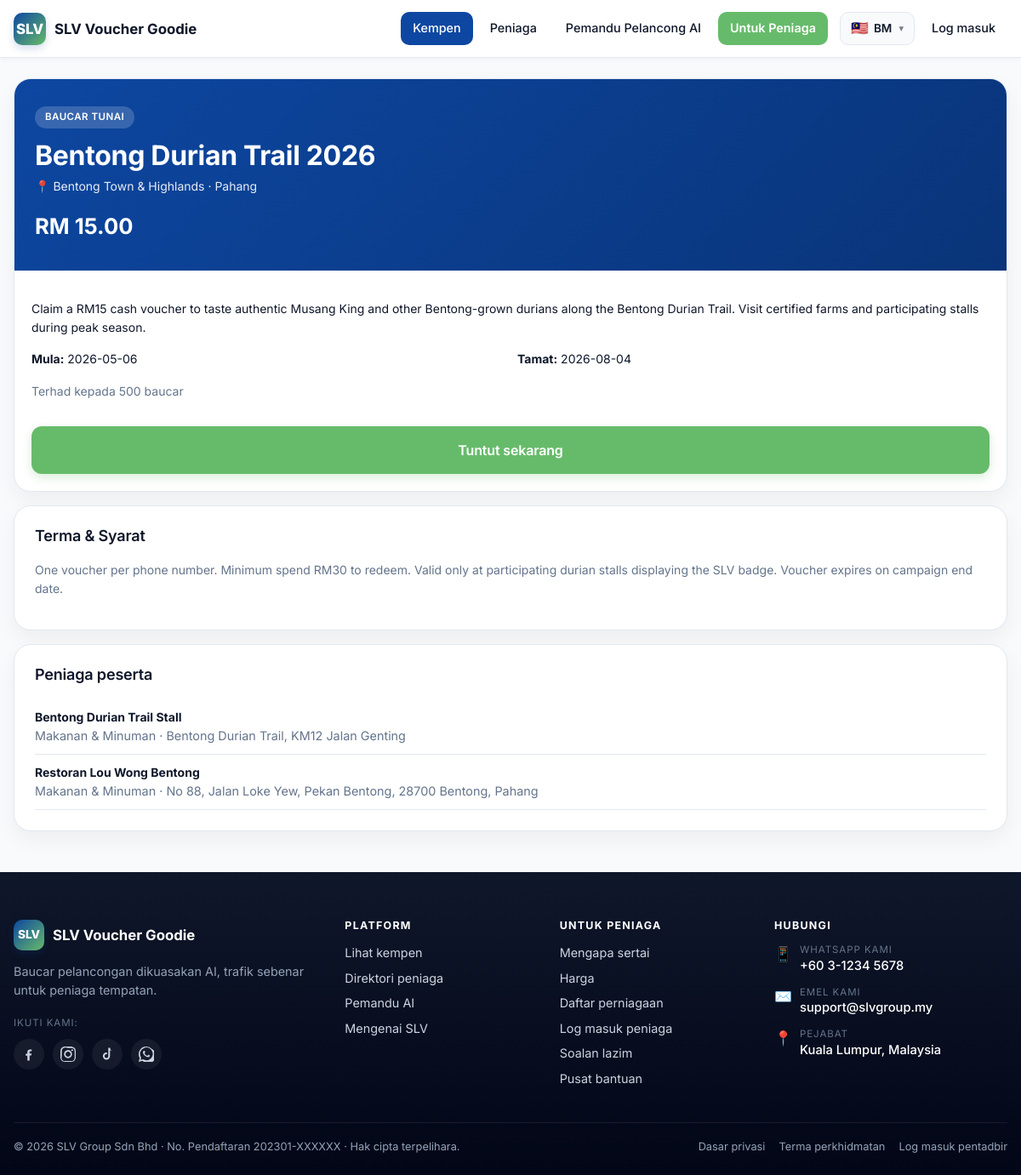
Page /campaigns/1 on the committed database.
### tables this page shows
CREATE TABLE campaigns (
  id             BIGINT UNSIGNED NOT NULL AUTO_INCREMENT,
  location_id    BIGINT UNSIGNED DEFAULT NULL,
  campaign_name  VARCHAR(180) NOT NULL,
  slug           VARCHAR(180) NOT NULL,
  description    TEXT,
  voucher_type   ENUM('cash','discount','free_gift','b1f1','experience','tourism','festival') NOT NULL DEFAULT 'cash',
  voucher_value  DECIMAL(10,2) NOT NULL DEFAULT 0.00,
  start_date     DATE DEFAULT NULL,
  end_date       DATE DEFAULT NULL,
  banner_image   VARCHAR(255) DEFAULT NULL,
  claim_limit    INT UNSIGNED NOT NULL DEFAULT 0,  
  terms          TEXT,
  status         ENUM('draft','active','ended','paused') NOT NULL DEFAULT 'draft',
  created_at     DATETIME NOT NULL DEFAULT CURRENT_TIMESTAMP,
  PRIMARY KEY (id),
  UNIQUE KEY uniq_campaigns_slug (slug),
  KEY idx_campaigns_location (location_id),
  CONSTRAINT fk_campaigns_location FOREIGN KEY (location_id) REFERENCES locations(id) ON DELETE SET NULL
);

CREATE TABLE locations (
  id           BIGINT UNSIGNED NOT NULL AUTO_INCREMENT,
  state        VARCHAR(80)  NOT NULL,
  city         VARCHAR(80)  DEFAULT NULL,
  area_name    VARCHAR(120) NOT NULL,
  slug         VARCHAR(80)  NOT NULL,
  description  TEXT,
  banner_image VARCHAR(255) DEFAULT NULL,
  map_link     VARCHAR(500) DEFAULT NULL,
  status       ENUM('active','inactive') NOT NULL DEFAULT 'active',
  created_at   DATETIME NOT NULL DEFAULT CURRENT_TIMESTAMP,
  PRIMARY KEY (id),
  UNIQUE KEY uniq_locations_slug (slug),
  KEY idx_locations_state (state)
);

CREATE TABLE campaign_merchants (
  id           BIGINT UNSIGNED NOT NULL AUTO_INCREMENT,
  campaign_id  BIGINT UNSIGNED NOT NULL,
  merchant_id  BIGINT UNSIGNED NOT NULL,
  status       ENUM('pending','active','removed') NOT NULL DEFAULT 'active',
  created_at   DATETIME NOT NULL DEFAULT CURRENT_TIMESTAMP,
  PRIMARY KEY (id),
  UNIQUE KEY uniq_cm_pair (campaign_id, merchant_id),
  KEY idx_cm_campaign (campaign_id),
  KEY idx_cm_merchant (merchant_id),
  CONSTRAINT fk_cm_campaign FOREIGN KEY (campaign_id) REFERENCES campaigns(id) ON DELETE CASCADE,
  CONSTRAINT fk_cm_merchant FOREIGN KEY (merchant_id) REFERENCES merchants(id) ON DELETE CASCADE
);

CREATE TABLE merchants (
  id                  BIGINT UNSIGNED NOT NULL AUTO_INCREMENT,
  user_id             BIGINT UNSIGNED NOT NULL,
  business_name       VARCHAR(180) NOT NULL,
  owner_name          VARCHAR(120) NOT NULL,
  phone               VARCHAR(40)  NOT NULL,
  whatsapp            VARCHAR(40)  DEFAULT NULL,
  email               VARCHAR(180) NOT NULL,
  category            ENUM('fnb','hotel','retail','souvenir','attraction','transport','experience','others') NOT NULL DEFAULT 'fnb',
  location_id         BIGINT UNSIGNED DEFAULT NULL,
  address             VARCHAR(500) DEFAULT NULL,
  map_link            VARCHAR(500) DEFAULT NULL,
  registration_no     VARCHAR(80)  DEFAULT NULL,
  logo                VARCHAR(255) DEFAULT NULL,
  shop_photos         TEXT DEFAULT NULL,
  operating_hours     VARCHAR(255) DEFAULT NULL,
  wallet_balance      DECIMAL(10,2) NOT NULL DEFAULT 0.00,
  subscription_status ENUM('pending','active','expired','suspended') NOT NULL DEFAULT 'pending',
  status              ENUM('pending','active','suspended') NOT NULL DEFAULT 'pending',
  created_at          DATETIME NOT NULL DEFAULT CURRENT_TIMESTAMP,
  updated_at          DATETIME NOT NULL DEFAULT CURRENT_TIMESTAMP ON UPDATE CURRENT_TIMESTAMP,
  PRIMARY KEY (id),
  KEY idx_merchants_user (user_id),
  KEY idx_merchants_location (location_id),
  KEY idx_merchants_status (status),
  CONSTRAINT fk_merchants_user FOREIGN KEY (user_id) REFERENCES users(id) ON DELETE CASCADE,
  CONSTRAINT fk_merchants_location FOREIGN KEY (location_id) REFERENCES locations(id) ON DELETE SET NULL
);

### app/Core/View.php (called while the page is built, shortened)
<?php
class View
{
    private string $base;
    public function __construct()
    {
        $this->base = SLV_ROOT . '/app/Views/';
    }
    public function render(string $template, array $data = [], ?string $layout = null): string
    {
        $file = $this->base . $template . '.php';
        $data['_user'] = Auth::user();
        $data['_lang'] = Lang::current();
        $data['_flash'] = [
            'success' => flash('success'),
            'error'   => flash('error'),
            'info'    => flash('info'),
        ];
        $data['_errors'] = flash('errors') ?: [];
        $content = $this->capture($file, $data);
        if ($layout === null) {
            if (str_starts_with($template, 'admin/')) {
                $layout = 'layouts/admin';
            } elseif (str_starts_with($template, 'merchant/')) {
                $layout = 'layouts/merchant';
            } elseif (str_starts_with($template, 'errors/')) {
                $layout = 'layouts/public';
            } elseif (!str_starts_with($template, 'layouts/') && !str_starts_with($template, 'partials/')) {
                $layout = 'layouts/public';
            }
        }
        if ($layout) {
            $layoutFile = $this->base . $layout . '.php';
            return $this->capture($layoutFile, array_merge($data, ['content' => $content]));
        }
        return $content;
    }
    private function capture(string $file, array $data): string
    {
        extract($data, EXTR_SKIP);
        require $file;
        return (string) ob_get_clean();
    }
}

### app/Controllers/HomeController.php (called while the page is built, shortened)
<?php
class HomeController extends Controller
{
    public function campaign(array $params): void
    {
        $id = (int) $params['id'];
        $campaign = Campaign::find($id);
        $this->render('public/campaign', [
            'title'     => $campaign['campaign_name'],
            'campaign'  => $campaign,
            'merchants' => Campaign::merchants((int) $campaign['id']),
            'claimable' => Campaign::claimable($campaign),
        ]);
    }
}

### public/index.php (called while the page is built, shortened)
<?php
require SLV_ROOT . '/config/config.php';
require SLV_ROOT . '/app/Core/helpers.php';
$router = new \App\Core\Router();
$router->dispatch();

### app/Core/helpers.php (called while the page is built, shortened)
<?php
if (!function_exists('config')) {
    function config(string $key, mixed $default = null): mixed
    {
        static $cache = [];
        [$file, $path] = array_pad(explode('.', $key, 2), 2, null);
        if (!isset($cache[$file])) {
            $full = SLV_ROOT . '/config/' . $file . '.php';
            $cache[$file] = is_file($full) ? require $full : [];
        }
        if ($path === null) {
            return $cache[$file];
        }
        $value = $cache[$file];
        foreach (explode('.', $path) as $segment) {
            $value = $value[$segment];
        }
        return $value;
    }
}
if (!function_exists('e')) {
    function e(?string $value): string
    {
        return htmlspecialchars((string) $value, ENT_QUOTES | ENT_SUBSTITUTE, 'UTF-8');
    }
}
if (!function_exists('url')) {
    function url(string $path = '/'): string
    {
        $base = (string) config('config.url', '');
        return $base . '/' . ltrim($path, '/');
    }
}
if (!function_exists('__')) {
    function __(string $key, array $replace = []): string
    {
        return \App\Core\Lang::get($key, $replace);
    }
}
if (!function_exists('rm')) {
    function rm(float|int|string|null $value): string
    {
        return 'RM ' . number_format((float) $value, 2);
    }
}

### config/config.php (called while the page is built, shortened)
<?php
if (!function_exists('env')) {
    function env(string $key, mixed $default = null): mixed
    {
        $value = $_ENV[$key] ?? getenv($key);
        if ($value === false || $value === null || $value === '') {
            return $default;
        }
        return match (strtolower((string) $value)) {
            'true', '(true)'   => true,
            'false', '(false)' => false,
            'null', '(null)'   => null,
            default            => $value,
        };
    }
}

### config/database.php (called while the page is built)
<?php
return [
    'driver'   => 'mysql',
    'host'     => env('DB_HOST', '127.0.0.1'),
    'port'     => (int) env('DB_PORT', 3306),
    'database' => env('DB_DATABASE', 'slv_voucher'),
    'username' => env('DB_USERNAME', 'root'),
    'password' => env('DB_PASSWORD', ''),
    'charset'  => 'utf8mb4',
    'collation' => 'utf8mb4_unicode_ci',
];

### app/Core/Database.php (called while the page is built, shortened)
<?php
class Database
{
    private static ?PDO $pdo = null;
    public static function pdo(): PDO
    {
        if (self::$pdo instanceof PDO) {
            return self::$pdo;
        }
        $cfg = config('database');
        $dsn = sprintf(
            '%s:host=%s;port=%d;dbname=%s;charset=%s',
            $cfg['driver'],
            $cfg['host'],
            $cfg['port'],
            $cfg['database'],
            $cfg['charset']
        );
        try {
            self::$pdo = new PDO($dsn, $cfg['username'], $cfg['password'], [
                PDO::ATTR_ERRMODE            => PDO::ERRMODE_EXCEPTION,
                PDO::ATTR_DEFAULT_FETCH_MODE => PDO::FETCH_ASSOC,
                PDO::ATTR_EMULATE_PREPARES   => false,
            ]);
        } catch (PDOException $e) {
            throw new \RuntimeException('Database connection failed: ' . $e->getMessage(), 0, $e);
        }
        return self::$pdo;
    }
    public static function run(string $sql, array $params = []): PDOStatement
    {
        $stmt = self::pdo()->prepare($sql);
        $stmt->execute($params);
        return $stmt;
    }
    public static function fetch(string $sql, array $params = []): ?array
    {
        $row = self::run($sql, $params)->fetch();
        return $row === false ? null : $row;
    }
    public static function all(string $sql, array $params = []): array
    {
        return self::run($sql, $params)->fetchAll();
    }
}

### app/Models/Campaign.php (called while the page is built, shortened)
<?php
class Campaign
{
    public static function find(int $id): ?array
    {
        return Database::fetch(
            'SELECT c.*, l.area_name AS location_name, l.slug AS location_slug, l.state AS location_state
             FROM campaigns c LEFT JOIN locations l ON l.id = c.location_id
             WHERE c.id = ?',
            [$id]
        );
    }
    public static function merchants(int $campaignId): array
    {
        return Database::all(
            'SELECT m.*, cm.status AS link_status, l.area_name AS location_name
             FROM campaign_merchants cm
             JOIN merchants m ON m.id = cm.merchant_id
             LEFT JOIN locations l ON l.id = m.location_id
             WHERE cm.campaign_id = ? AND cm.status = "active"
             ORDER BY m.business_name',
            [$campaignId]
        );
    }
}

### app/Core/Lang.php (called while the page is built, shortened)
<?php
class Lang
{
    private static array $messages = [];
    public static function boot(): void
    {
        $default = config('config.lang.default', 'en');
        $current = $_SESSION['lang'] ?? $default;
        $file = SLV_ROOT . '/app/Lang/' . $current . '.php';
        $fallback = SLV_ROOT . '/app/Lang/en.php';
        $messages = is_file($fallback) ? require $fallback : [];
        if ($current !== 'en' && is_file($file)) {
            $messages = array_replace_recursive($messages, require $file);
        }
        self::$messages = $messages;
    }
    public static function get(string $key, array $replace = []): string
    {
        $segments = explode('.', $key);
        $value = self::$messages;
        foreach ($segments as $segment) {
            $value = $value[$segment];
        }
        foreach ($replace as $k => $v) {
            $value = str_replace(':' . $k, (string) $v, $value);
        }
        return $value;
    }
}

### app/Views/public/campaign.php (the view, shortened to what this page needs)
<?php
$bannerCss  = 'linear-gradient(135deg, var(--c-primary), var(--c-primary-dk))';
?>
<article class="card" style="overflow:hidden; padding:0;">
  <div style="background: <?= $bannerCss ?>; color:#fff; padding:32px 24px;">
    <div class="pill" style="background:rgba(255,255,255,.18); color:#fff;"><?= e(__('campaign.types.' . $campaign['voucher_type'])) ?></div>
    <h1 style="margin:.4em 0 .2em;"><?= e($campaign['campaign_name']) ?></h1>
    <p style="margin:0; opacity:.9;">📍 <?= e($campaign['location_name'] ?? '') ?> · <?= e($campaign['location_state'] ?? '') ?></p>
    <p class="font-bold" style="font-size:1.6rem; margin: 16px 0 0;"><?= e(rm($campaign['voucher_value'])) ?></p>
  </div>
  <div style="padding:20px;">
    <p><?= nl2br(e($campaign['description'] ?? '')) ?></p>
    <div class="grid grid-2 mt-2">
      <div><strong><?= e(__('campaign.starts')) ?>:</strong> <?= e($campaign['start_date'] ?: '—') ?></div>
      <div><strong><?= e(__('campaign.ends')) ?>:</strong> <?= e($campaign['end_date'] ?: '—') ?></div>
    </div>
    <p class="text-muted mt-2">
      <?= (int) $campaign['claim_limit'] > 0
            ? e(__('campaign.limit', ['n' => (int) $campaign['claim_limit']]))
            : e(__('campaign.unlimited')) ?>
    </p>
    <?php if ($claimable): ?>
      <a href="<?= e(url('/claim/' . $campaign['id'])) ?>" class="btn btn-accent btn-lg btn-block mt-2"><?= e(__('campaign.claim_now')) ?></a>
    <?php else: ?>
      <div class="alert alert-warning"><?= e(__('claim.closed')) ?></div>
    <?php endif; ?>
  </div>
</article>
<?php if (!empty($campaign['terms'])): ?>
  <div class="card">
    <h3 class="mt-0"><?= e(__('campaign.terms')) ?></h3>
    <p class="text-muted" style="white-space:pre-line;"><?= e($campaign['terms']) ?></p>
  </div>
<?php endif; ?>
<div class="card">
  <h3 class="mt-0"><?= e(__('campaign.merchants')) ?></h3>
  <?php if (empty($merchants)): ?>
    <p class="text-muted"><?= e(__('campaign.no_campaigns')) ?></p>
  <?php else: ?>
    <ul style="list-style:none; padding:0; margin:0;">
      <?php foreach ($merchants as $m): ?>
        <li style="padding:10px 0; border-bottom:1px solid var(--c-border);">
          <strong><?= e($m['business_name']) ?></strong>
          <div class="text-muted" style="font-size:.9rem;">
            <?= e(__('merchant.category_options.' . $m['category'])) ?>
            <?php if (!empty($m['address'])): ?> · <?= e($m['address']) ?><?php endif; ?>
          </div>
        </li>
      <?php endforeach; ?>
    </ul>
  <?php endif; ?>
</div>

### app/Core/Router.php (shortened to what this page needs)
<?php
class Router
{
    private array $routes = [
        'GET' => [], 'POST' => [], 'PUT' => [], 'DELETE' => [],
    ];
    private array $groupMiddleware = [];
    public function group(array $middleware, callable $callback): void
    {
        $previous = $this->groupMiddleware;
        $this->groupMiddleware = array_merge($previous, $middleware);
        $this->groupMiddleware = $previous;
    }
    private function add(string $method, string $path, array $handler, array $middleware): void
    {
        $pattern = preg_replace('#\{([a-zA-Z_][a-zA-Z0-9_]*)\}#', '(?P<$1>[^/]+)', $path);
        $pattern = '#^' . rtrim($pattern, '/') . '/?$#';
        $this->routes[$method][] = [
            'pattern'    => $pattern,
            'handler'    => $handler,
            'middleware' => array_merge($this->groupMiddleware, $middleware),
        ];
    }
    public function dispatch(): void
    {
        $method = $_SERVER['REQUEST_METHOD'] ?? 'GET';
        $uri = parse_url($_SERVER['REQUEST_URI'] ?? '/', PHP_URL_PATH) ?: '/';
        $uri = rtrim($uri, '/') ?: '/';
        foreach ($this->routes[$method] ?? [] as $route) {
            if (preg_match($route['pattern'], $uri, $matches)) {
                $params = array_filter($matches, 'is_string', ARRAY_FILTER_USE_KEY);
                [$controllerClass, $action] = $route['handler'];
                $controller = new $controllerClass();
                $controller->{$action}($params);
                return;
            }
        }
    }
}

### rows in the picture
campaigns: voucher_type "BAUCAR TUNAI", campaign_name "Bentong Durian Trail 2026", location.area_name "Bentong Town & Highlands", location.state "Pahang", voucher_value "RM 15.00", description "Claim a RM15 cash voucher to taste authentic Musang King and other Bentong-grown durians along the Bentong Durian Trail. Visit certified farms and participating stalls during peak season.", start_date "2026-05-06", end_date "2026-08-04", claim_limit "Terhad kepada 500 baucar", terms "One voucher per phone number. Minimum spend RM30 to redeem. Valid only at participating durian stalls displaying the SLV badge. Voucher expires on campaign end date."
campaign_merchants: merchant.business_name "Bentong Durian Trail Stall", merchant.category "Makanan & Minuman", merchant.address "Bentong Durian Trail, KM12 Jalan Genting"
campaign_merchants: merchant.business_name "Restoran Lou Wong Bentong", merchant.category "Makanan & Minuman", merchant.address "No 88, Jalan Loke Yew, Pekan Bentong, 28700 Bentong, Pahang"
